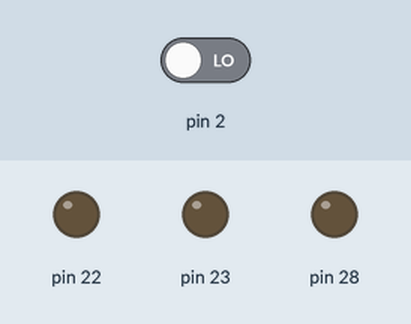
This sketch was run on a simulated Arduino Mega 2560, built with avr-gcc and run on an emulated ATmega2560. On the bench: output pins drawn as LEDs (lit = HIGH). The inputs (shaded band) are chosen by the test bench; at power-on: pin 2 LOW.

Above: at 1.2 s.
1.3 s: pin 2 driven HIGH
At 1.6 s:
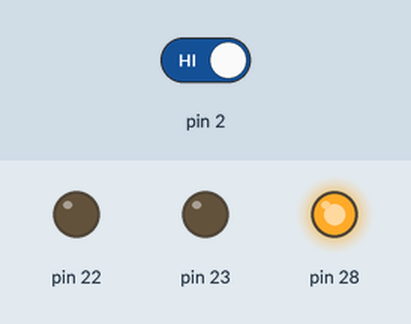
At 3.4 s:
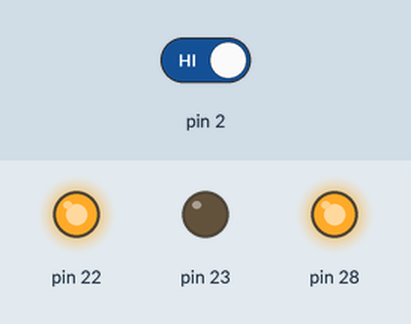
4.3 s: pin 2 driven LOW
At 5.1 s:
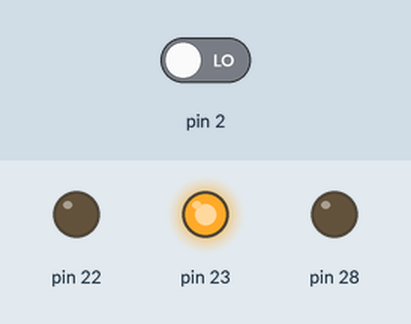
Timing chart, 0 to 13.3 s (numbered marks = the images above; inputs shaded):
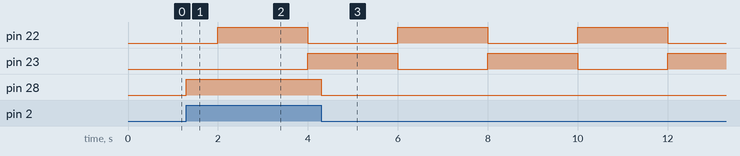

The sketch:

TImer_Counter_Interrupt_capstone_challege_2_-3.ino
```cpp
#include<TimerOne.h>

void setup()
{
  pinMode(22,OUTPUT);
  pinMode(23,OUTPUT);
  pinMode(28,OUTPUT);
  pinMode(2,INPUT);

  Timer1.initialize(2000000);
  Timer1.attachInterrupt( timerIsr );
}

void loop()
{
  if(digitalRead(2)==HIGH){
    digitalWrite(28,HIGH);
  }
  else
  {
    digitalWrite(28,LOW);
  }
}

void timerIsr()
{

  digitalWrite(22,digitalRead(22)^1);
  if(digitalRead(22)==LOW){
    digitalWrite(23,HIGH);
  }
  else{
    digitalWrite(23,LOW);
  }

}
```

Measured:
- after the input at 1.3 s, pin 28: LOW → HIGH at once
- after the input at 4.3 s, pin 28: HIGH → LOW at once
- by itself, pin 22, pin 23: alternates HIGH for 2.0 s and LOW for 2.0 s
